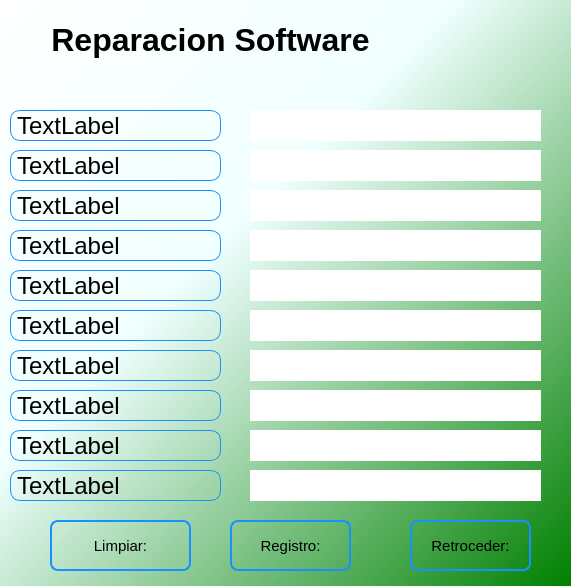
<?xml version="1.0" encoding="UTF-8"?>
<ui version="4.0">
 <class>MainWindow</class>
 <widget class="QMainWindow" name="MainWindow">
  <property name="geometry">
   <rect>
    <x>0</x>
    <y>0</y>
    <width>571</width>
    <height>586</height>
   </rect>
  </property>
  <property name="sizePolicy">
   <sizepolicy hsizetype="Preferred" vsizetype="Preferred">
    <horstretch>0</horstretch>
    <verstretch>0</verstretch>
   </sizepolicy>
  </property>
  <property name="maximumSize">
   <size>
    <width>650</width>
    <height>642</height>
   </size>
  </property>
  <property name="windowTitle">
   <string>Reparacion Software</string>
  </property>
  <property name="windowIcon">
   <iconset>
    <normaloff>../img/pucusoft.png</normaloff>../img/pucusoft.png</iconset>
  </property>
  <property name="iconSize">
   <size>
    <width>45</width>
    <height>45</height>
   </size>
  </property>
  <property name="toolButtonStyle">
   <enum>Qt::ToolButtonFollowStyle</enum>
  </property>
  <property name="animated">
   <bool>true</bool>
  </property>
  <property name="tabShape">
   <enum>QTabWidget::Rounded</enum>
  </property>
  <property name="unifiedTitleAndToolBarOnMac">
   <bool>false</bool>
  </property>
  <widget class="QWidget" name="Fondo">
   <property name="styleSheet">
    <string notr="true">background-color: qlineargradient(x1: 0, y1: 0, x2: 1, y2: 1,stop: 0 white, stop: 0.4 azure,stop: 1 green);</string>
   </property>
   <widget class="QLabel" name="Logo">
    <property name="geometry">
     <rect>
      <x>390</x>
      <y>10</y>
      <width>71</width>
      <height>71</height>
     </rect>
    </property>
    <property name="styleSheet">
     <string notr="true">background-color: none;</string>
    </property>
    <property name="text">
     <string/>
    </property>
    <property name="pixmap">
     <pixmap>../img/Logo_HelpDesk.png</pixmap>
    </property>
    <property name="scaledContents">
     <bool>true</bool>
    </property>
    <property name="wordWrap">
     <bool>false</bool>
    </property>
   </widget>
   <widget class="QLabel" name="Marquesina">
    <property name="geometry">
     <rect>
      <x>40</x>
      <y>10</y>
      <width>341</width>
      <height>61</height>
     </rect>
    </property>
    <property name="styleSheet">
     <string notr="true">background-color: none;

</string>
    </property>
    <property name="text">
     <string notr="true">&lt;html&gt;&lt;head/&gt;&lt;body&gt;&lt;p align=&quot;center&quot;&gt;&lt;span style=&quot; font-size:24pt; font-weight:700;&quot;&gt;Reparacion Software&lt;/span&gt;&lt;/p&gt;&lt;/body&gt;&lt;/html&gt;</string>
    </property>
    <property name="scaledContents">
     <bool>true</bool>
    </property>
    <property name="alignment">
     <set>Qt::AlignCenter</set>
    </property>
   </widget>
   <widget class="QFrame" name="Etiqueta_Frame">
    <property name="geometry">
     <rect>
      <x>0</x>
      <y>90</y>
      <width>241</width>
      <height>411</height>
     </rect>
    </property>
    <property name="styleSheet">
     <string notr="true">background-color: none;
border-color: black;
border-style: dashed;</string>
    </property>
    <property name="frameShape">
     <enum>QFrame::StyledPanel</enum>
    </property>
    <property name="frameShadow">
     <enum>QFrame::Raised</enum>
    </property>
    <widget class="QLabel" name="label_2">
     <property name="geometry">
      <rect>
       <x>10</x>
       <y>20</y>
       <width>211</width>
       <height>31</height>
      </rect>
     </property>
     <property name="styleSheet">
      <string notr="true">border-radius:10px; 
font: 18pt;
color: black;
border: 1px solid #1890ff;


</string>
     </property>
     <property name="text">
      <string>TextLabel</string>
     </property>
    </widget>
    <widget class="QLabel" name="label_3">
     <property name="geometry">
      <rect>
       <x>10</x>
       <y>60</y>
       <width>211</width>
       <height>31</height>
      </rect>
     </property>
     <property name="styleSheet">
      <string notr="true">border-radius:10px; 
font: 18pt;
color: black;
border: 1px solid #1890ff;


</string>
     </property>
     <property name="text">
      <string>TextLabel</string>
     </property>
    </widget>
    <widget class="QLabel" name="label_4">
     <property name="geometry">
      <rect>
       <x>10</x>
       <y>100</y>
       <width>211</width>
       <height>31</height>
      </rect>
     </property>
     <property name="styleSheet">
      <string notr="true">border-radius:10px; 
font: 18pt;
color: black;
border: 1px solid #1890ff;


</string>
     </property>
     <property name="text">
      <string>TextLabel</string>
     </property>
    </widget>
    <widget class="QLabel" name="label_5">
     <property name="geometry">
      <rect>
       <x>10</x>
       <y>140</y>
       <width>211</width>
       <height>31</height>
      </rect>
     </property>
     <property name="styleSheet">
      <string notr="true">border-radius:10px; 
font: 18pt;
color: black;
border: 1px solid #1890ff;


</string>
     </property>
     <property name="text">
      <string>TextLabel</string>
     </property>
    </widget>
    <widget class="QLabel" name="label_6">
     <property name="geometry">
      <rect>
       <x>10</x>
       <y>180</y>
       <width>211</width>
       <height>31</height>
      </rect>
     </property>
     <property name="styleSheet">
      <string notr="true">border-radius:10px; 
font: 18pt;
color: black;
border: 1px solid #1890ff;


</string>
     </property>
     <property name="text">
      <string>TextLabel</string>
     </property>
    </widget>
    <widget class="QLabel" name="label_7">
     <property name="geometry">
      <rect>
       <x>10</x>
       <y>220</y>
       <width>211</width>
       <height>31</height>
      </rect>
     </property>
     <property name="styleSheet">
      <string notr="true">border-radius:10px; 
font: 18pt;
color: black;
border: 1px solid #1890ff;


</string>
     </property>
     <property name="text">
      <string>TextLabel</string>
     </property>
    </widget>
    <widget class="QLabel" name="label_8">
     <property name="geometry">
      <rect>
       <x>10</x>
       <y>260</y>
       <width>211</width>
       <height>31</height>
      </rect>
     </property>
     <property name="styleSheet">
      <string notr="true">border-radius:10px; 
font: 18pt;
color: black;
border: 1px solid #1890ff;


</string>
     </property>
     <property name="text">
      <string>TextLabel</string>
     </property>
    </widget>
    <widget class="QLabel" name="label_9">
     <property name="geometry">
      <rect>
       <x>10</x>
       <y>300</y>
       <width>211</width>
       <height>31</height>
      </rect>
     </property>
     <property name="styleSheet">
      <string notr="true">border-radius:10px; 
font: 18pt;
color: black;
border: 1px solid #1890ff;


</string>
     </property>
     <property name="text">
      <string>TextLabel</string>
     </property>
    </widget>
    <widget class="QLabel" name="label_10">
     <property name="geometry">
      <rect>
       <x>10</x>
       <y>340</y>
       <width>211</width>
       <height>31</height>
      </rect>
     </property>
     <property name="styleSheet">
      <string notr="true">border-radius:10px; 
font: 18pt;
color: black;
border: 1px solid #1890ff;


</string>
     </property>
     <property name="text">
      <string>TextLabel</string>
     </property>
    </widget>
    <widget class="QLabel" name="label_11">
     <property name="geometry">
      <rect>
       <x>10</x>
       <y>380</y>
       <width>211</width>
       <height>31</height>
      </rect>
     </property>
     <property name="styleSheet">
      <string notr="true">border-radius:10px; 
font: 18pt;
color: black;
border: 1px solid #1890ff;


</string>
     </property>
     <property name="text">
      <string>TextLabel</string>
     </property>
    </widget>
   </widget>
   <widget class="QFrame" name="Editor_Frame">
    <property name="geometry">
     <rect>
      <x>240</x>
      <y>90</y>
      <width>311</width>
      <height>411</height>
     </rect>
    </property>
    <property name="styleSheet">
     <string notr="true">background-color: none;
border-color: black;
border-style: dashed;</string>
    </property>
    <property name="frameShape">
     <enum>QFrame::StyledPanel</enum>
    </property>
    <property name="frameShadow">
     <enum>QFrame::Raised</enum>
    </property>
    <widget class="QLineEdit" name="lineEdit">
     <property name="geometry">
      <rect>
       <x>10</x>
       <y>20</y>
       <width>291</width>
       <height>31</height>
      </rect>
     </property>
     <property name="styleSheet">
      <string notr="true">  background-color: rgba(0, 0, 0,0);
  border-radius:10px; 
   color: rgb(255, 255, 254);
  border: 2px solid  rgb(255, 255, 255);
  font: 14pt ;
hover{
background-color: rgba(0, 0, 0,0);
border-radius:10px; 
font: 14pt;;
border: 2px solid  rgb(120, 0, 171);
}
  :focus{
  background-color: rgb(0, 0, 0);
  border-radius:10px; 
   border: 2px solid rgb(120, 0, 171);
  font: 14pt;
  }
        </string>
     </property>
    </widget>
    <widget class="QLineEdit" name="lineEdit_2">
     <property name="geometry">
      <rect>
       <x>10</x>
       <y>60</y>
       <width>291</width>
       <height>31</height>
      </rect>
     </property>
     <property name="styleSheet">
      <string notr="true">  background-color: rgba(0, 0, 0,0);
  border-radius:10px; 
   color: rgb(255, 255, 254);
  border: 2px solid  rgb(255, 255, 255);
  font: 14pt ;
hover{
background-color: rgba(0, 0, 0,0);
border-radius:10px; 
font: 14pt;;
border: 2px solid  rgb(120, 0, 171);
}
  :focus{
  background-color: rgb(0, 0, 0);
  border-radius:10px; 
   border: 2px solid rgb(120, 0, 171);
  font: 14pt;
  }
        </string>
     </property>
    </widget>
    <widget class="QLineEdit" name="lineEdit_3">
     <property name="geometry">
      <rect>
       <x>10</x>
       <y>100</y>
       <width>291</width>
       <height>31</height>
      </rect>
     </property>
     <property name="styleSheet">
      <string notr="true">  background-color: rgba(0, 0, 0,0);
  border-radius:10px; 
   color: rgb(255, 255, 254);
  border: 2px solid  rgb(255, 255, 255);
  font: 14pt ;
hover{
background-color: rgba(0, 0, 0,0);
border-radius:10px; 
font: 14pt;;
border: 2px solid  rgb(120, 0, 171);
}
  :focus{
  background-color: rgb(0, 0, 0);
  border-radius:10px; 
   border: 2px solid rgb(120, 0, 171);
  font: 14pt;
  }
        </string>
     </property>
    </widget>
    <widget class="QLineEdit" name="lineEdit_4">
     <property name="geometry">
      <rect>
       <x>10</x>
       <y>140</y>
       <width>291</width>
       <height>31</height>
      </rect>
     </property>
     <property name="styleSheet">
      <string notr="true">  background-color: rgba(0, 0, 0,0);
  border-radius:10px; 
   color: rgb(255, 255, 254);
  border: 2px solid  rgb(255, 255, 255);
  font: 14pt ;
hover{
background-color: rgba(0, 0, 0,0);
border-radius:10px; 
font: 14pt;;
border: 2px solid  rgb(120, 0, 171);
}
  :focus{
  background-color: rgb(0, 0, 0);
  border-radius:10px; 
   border: 2px solid rgb(120, 0, 171);
  font: 14pt;
  }
        </string>
     </property>
    </widget>
    <widget class="QLineEdit" name="lineEdit_5">
     <property name="geometry">
      <rect>
       <x>10</x>
       <y>180</y>
       <width>291</width>
       <height>31</height>
      </rect>
     </property>
     <property name="styleSheet">
      <string notr="true">  background-color: rgba(0, 0, 0,0);
  border-radius:10px; 
   color: rgb(255, 255, 254);
  border: 2px solid  rgb(255, 255, 255);
  font: 14pt ;
hover{
background-color: rgba(0, 0, 0,0);
border-radius:10px; 
font: 14pt;;
border: 2px solid  rgb(120, 0, 171);
}
  :focus{
  background-color: rgb(0, 0, 0);
  border-radius:10px; 
   border: 2px solid rgb(120, 0, 171);
  font: 14pt;
  }
        </string>
     </property>
    </widget>
    <widget class="QLineEdit" name="lineEdit_6">
     <property name="geometry">
      <rect>
       <x>10</x>
       <y>220</y>
       <width>291</width>
       <height>31</height>
      </rect>
     </property>
     <property name="styleSheet">
      <string notr="true">  background-color: rgba(0, 0, 0,0);
  border-radius:10px; 
   color: rgb(255, 255, 254);
  border: 2px solid  rgb(255, 255, 255);
  font: 14pt ;
hover{
background-color: rgba(0, 0, 0,0);
border-radius:10px; 
font: 14pt;;
border: 2px solid  rgb(120, 0, 171);
}
  :focus{
  background-color: rgb(0, 0, 0);
  border-radius:10px; 
   border: 2px solid rgb(120, 0, 171);
  font: 14pt;
  }
        </string>
     </property>
    </widget>
    <widget class="QLineEdit" name="lineEdit_7">
     <property name="geometry">
      <rect>
       <x>10</x>
       <y>260</y>
       <width>291</width>
       <height>31</height>
      </rect>
     </property>
     <property name="styleSheet">
      <string notr="true">  background-color: rgba(0, 0, 0,0);
  border-radius:10px; 
   color: rgb(255, 255, 254);
  border: 2px solid  rgb(255, 255, 255);
  font: 14pt ;
hover{
background-color: rgba(0, 0, 0,0);
border-radius:10px; 
font: 14pt;;
border: 2px solid  rgb(120, 0, 171);
}
  :focus{
  background-color: rgb(0, 0, 0);
  border-radius:10px; 
   border: 2px solid rgb(120, 0, 171);
  font: 14pt;
  }
        </string>
     </property>
    </widget>
    <widget class="QLineEdit" name="lineEdit_8">
     <property name="geometry">
      <rect>
       <x>10</x>
       <y>300</y>
       <width>291</width>
       <height>31</height>
      </rect>
     </property>
     <property name="styleSheet">
      <string notr="true">  background-color: rgba(0, 0, 0,0);
  border-radius:10px; 
   color: rgb(255, 255, 254);
  border: 2px solid  rgb(255, 255, 255);
  font: 14pt ;
hover{
background-color: rgba(0, 0, 0,0);
border-radius:10px; 
font: 14pt;;
border: 2px solid  rgb(120, 0, 171);
}
  :focus{
  background-color: rgb(0, 0, 0);
  border-radius:10px; 
   border: 2px solid rgb(120, 0, 171);
  font: 14pt;
  }
        </string>
     </property>
    </widget>
    <widget class="QLineEdit" name="lineEdit_9">
     <property name="geometry">
      <rect>
       <x>10</x>
       <y>340</y>
       <width>291</width>
       <height>31</height>
      </rect>
     </property>
     <property name="styleSheet">
      <string notr="true">  background-color: rgba(0, 0, 0,0);
  border-radius:10px; 
   color: rgb(255, 255, 254);
  border: 2px solid  rgb(255, 255, 255);
  font: 14pt ;
hover{
background-color: rgba(0, 0, 0,0);
border-radius:10px; 
font: 14pt;;
border: 2px solid  rgb(120, 0, 171);
}
  :focus{
  background-color: rgb(0, 0, 0);
  border-radius:10px; 
   border: 2px solid rgb(120, 0, 171);
  font: 14pt;
  }
        </string>
     </property>
    </widget>
    <widget class="QLineEdit" name="lineEdit_10">
     <property name="geometry">
      <rect>
       <x>10</x>
       <y>380</y>
       <width>291</width>
       <height>31</height>
      </rect>
     </property>
     <property name="styleSheet">
      <string notr="true">  background-color: rgba(0, 0, 0,0);
  border-radius:10px; 
   color: rgb(255, 255, 254);
  border: 2px solid  rgb(255, 255, 255);
  font: 14pt ;
hover{
background-color: rgba(0, 0, 0,0);
border-radius:10px; 
font: 14pt;;
border: 2px solid  rgb(120, 0, 171);
}
  :focus{
  background-color: rgb(0, 0, 0);
  border-radius:10px; 
   border: 2px solid rgb(120, 0, 171);
  font: 14pt;
  }
        </string>
     </property>
    </widget>
   </widget>
   <widget class="QPushButton" name="Clear_Button">
    <property name="geometry">
     <rect>
      <x>50</x>
      <y>520</y>
      <width>141</width>
      <height>51</height>
     </rect>
    </property>
    <property name="styleSheet">
     <string notr="true"> width: 6px;
 height: 6px;
 border: 2px solid #1890ff;
 border-radius: 8px;
 background: none;
font-size: 15px;

</string>
    </property>
    <property name="text">
     <string>Limpiar:</string>
    </property>
    <property name="icon">
     <iconset>
      <normaloff>../img/limpiezar-datos.png</normaloff>../img/limpiezar-datos.png</iconset>
    </property>
    <property name="iconSize">
     <size>
      <width>35</width>
      <height>35</height>
     </size>
    </property>
   </widget>
   <widget class="QPushButton" name="Record_Button">
    <property name="geometry">
     <rect>
      <x>230</x>
      <y>520</y>
      <width>121</width>
      <height>51</height>
     </rect>
    </property>
    <property name="styleSheet">
     <string notr="true">width: 6px;
 height: 6px;
 border: 2px solid #1890ff;
 border-radius: 8px;
 background: none;
font-size: 15px;</string>
    </property>
    <property name="text">
     <string>Registro:</string>
    </property>
    <property name="icon">
     <iconset>
      <normaloff>../img/registro-usuario.png</normaloff>../img/registro-usuario.png</iconset>
    </property>
    <property name="iconSize">
     <size>
      <width>50</width>
      <height>40</height>
     </size>
    </property>
   </widget>
   <widget class="QPushButton" name="Retro_Button">
    <property name="geometry">
     <rect>
      <x>410</x>
      <y>520</y>
      <width>121</width>
      <height>51</height>
     </rect>
    </property>
    <property name="styleSheet">
     <string notr="true">width: 6px;
 height: 6px;
 border: 2px solid #1890ff;
 border-radius: 8px;
 background: none;
font-size: 15px;</string>
    </property>
    <property name="text">
     <string>Retroceder:</string>
    </property>
    <property name="icon">
     <iconset>
      <normaloff>../img/dire_der.png</normaloff>../img/dire_der.png</iconset>
    </property>
    <property name="iconSize">
     <size>
      <width>30</width>
      <height>40</height>
     </size>
    </property>
   </widget>
  </widget>
 </widget>
 <resources/>
 <connections/>
</ui>
